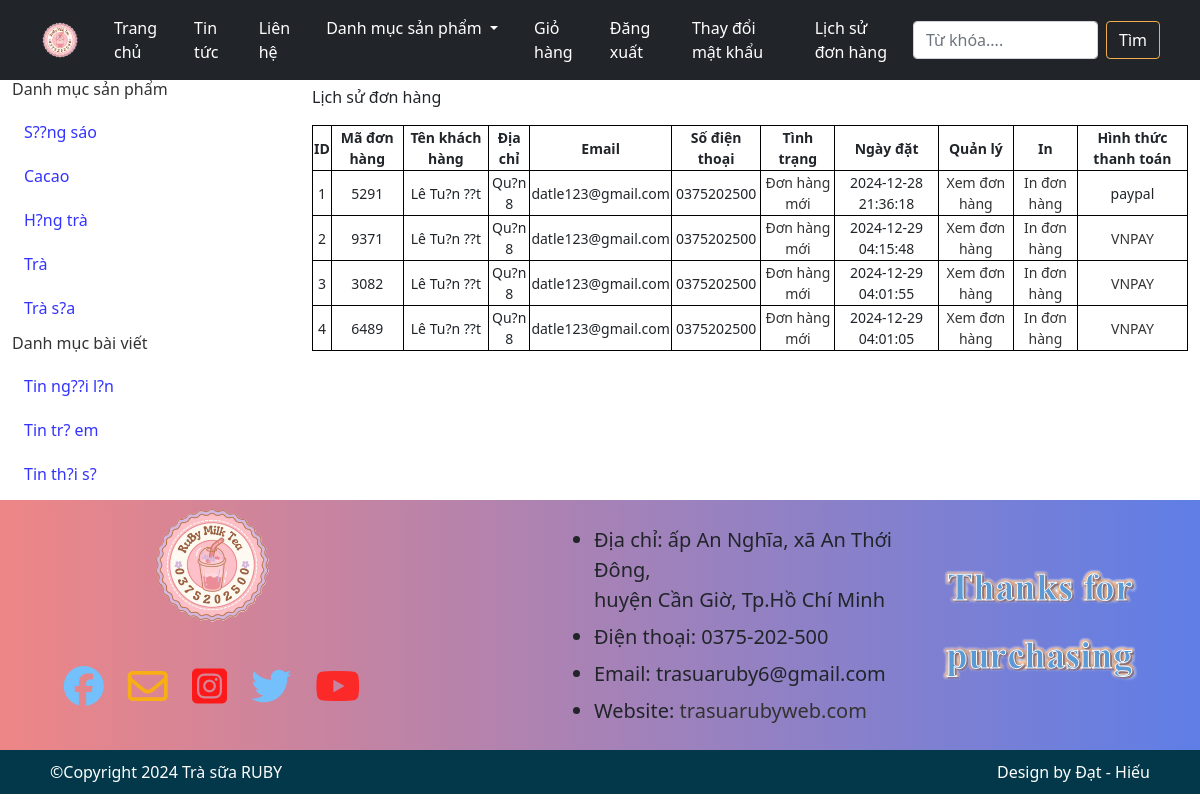
The app's page /index.php?quanly=lichsudonhang (signed in) with its own data.
### tables this page shows
CREATE TABLE IF NOT EXISTS `tbl_danhmuc` (
  `id_danhmuc` int(11) NOT NULL AUTO_INCREMENT,
  `tendanhmuc` varchar(255) NOT NULL,
  PRIMARY KEY (`id_danhmuc`)
);

CREATE TABLE IF NOT EXISTS `tbl_danhmucbaiviet` (
  `id_baiviet` int(11) NOT NULL AUTO_INCREMENT,
  `tendanhmuc_baiviet` varchar(255) NOT NULL,
  `thutu` int(11) NOT NULL,
  PRIMARY KEY (`id_baiviet`)
);

CREATE TABLE IF NOT EXISTS `tbl_cart` (
  `id_cart` int(11) NOT NULL AUTO_INCREMENT,
  `id_khachhang` int(11) NOT NULL,
  `code_cart` varchar(10) NOT NULL,
  `cart_status` int(11) NOT NULL,
  `cart_date` varchar(50) NOT NULL,
  `cart_payment` varchar(255) NOT NULL,
  `cart_shipping` int(11) NOT NULL,
  PRIMARY KEY (`id_cart`)
);

CREATE TABLE IF NOT EXISTS `tbl_dangky` (
  `id_dangky` int(11) NOT NULL AUTO_INCREMENT,
  `tenkhachhang` varchar(255) NOT NULL,
  `email` varchar(100) NOT NULL,
  `diachi` varchar(200) NOT NULL,
  `matkhau` varchar(100) NOT NULL,
  `dienthoai` varchar(20) NOT NULL,
  PRIMARY KEY (`id_dangky`)
);

### pages/main/lichsudonhang.php (the view, shortened to what this page needs)
<p>Lịch sử đơn hàng</p>
<?php
$id_khachhang = $_SESSION['id_khachhang'];
$sql_lietke_dh = "SELECT * FROM tbl_cart,tbl_dangky WHERE tbl_cart.id_khachhang =tbl_dangky.id_dangky AND
    tbl_cart.id_khachhang = '$id_khachhang' ORDER BY tbl_cart.id_cart DESC";
$query_lietke_dh = mysqli_query($mysqli, $sql_lietke_dh);
?>
<table style="width:100%; text-align:center; font-size: 14px;" border="1" style="border-collapse: collapse;">
  <tr>
    <th>ID</th>
    <th>Mã đơn hàng</th>
    <th>Tên khách hàng</th>
    <th>Địa chỉ</th>
    <th>Email</th>
    <th>Số điện thoại</th>
    <th>Tình trạng</th>
    <th>Ngày đặt</th>
    <th>Quản lý</th>
    <th>In</th>
    <th>Hình thức thanh toán</th>
  </tr>
  <?php
  $i = 0;
  while ($row = mysqli_fetch_array($query_lietke_dh)) {
    $i++;
  ?>
    <tr>
      <td><?php echo $i  ?></td>
      <td><?php echo $row['code_cart'] ?></td>
      <td><?php echo $row['tenkhachhang'] ?></td>
      <td><?php echo $row['diachi'] ?></td>
      <td><?php echo $row['email'] ?></td>
      <td><?php echo $row['dienthoai'] ?></td>
      <td>
        <?php if ($row['cart_status'] == 1) {
          echo '<a href="modules/quanlydonhang/xuly.php?code=' . $row['code_cart'] . '">Đơn hàng mới</a>';
        } else {
          echo 'Đã xem';
        }
        ?>
      </td>
      <td> <?php echo $row['cart_date'] ?> </td>
      <td> <a href="index.php?quanly=xemdonhang&code=<?php echo $row['code_cart'] ?>">Xem đơn hàng</a> </td>
      <td> <a href="main/indonhang.php?code=<?php echo $row['code_cart'] ?>">In đơn hàng</a> </td>
      <td>
        <?php
        if ($row['cart_payment'] == 'VNPAY' || $row['cart_payment'] == 'momo') {
        ?>
          <a href="index.php?quanly=lichsudonhang&congthanhtoan=<?php echo $row['cart_payment'] ?>&code_cart=<?php echo $row['code_cart'] ?>"><?php echo $row['cart_payment'] ?></a>
        <?php
        } else {
        ?>
          <?php echo $row['cart_payment'] ?>
        <?php
        }
        ?>
      </td>
    </tr>
  <?php
  }
  ?>
</table>

### pages/sidebar/sidebar.php
<?php
$sql_danhmuc = "SELECT * FROM tbl_danhmuc ORDER BY id_danhmuc DESC";
$query_danhmuc = mysqli_query($mysqli, $sql_danhmuc);
?>
<h4>Danh mục sản phẩm </h4>
<ul class="list_sidebar">
<?php
while ($row = mysqli_fetch_array($query_danhmuc)) {
?>
<li><a href="index.php?quanly=danhmucsanpham&id=<?php echo $row['id_danhmuc'] ?>">
<?php echo $row['tendanhmuc']?></a></li><?php }?></ul>
<h4>Danh mục bài viết </h4>
<ul class="list_sidebar">
<?php
$sql_danhmuc_bv = "SELECT * FROM tbl_danhmucbaiviet ORDER BY id_baiviet DESC";
$query_danhmuc_bv = mysqli_query($mysqli, $sql_danhmuc_bv);
while ($row = mysqli_fetch_array($query_danhmuc_bv)) {
?>
    <li><a href="index.php?quanly=danhmucbaiviet&id=<?php echo $row['id_baiviet'] ?>">
    <?php echo $row['tendanhmuc_baiviet'] ?></a></li>
<?php
}
?>
</ul>

### css/style.css (style rules this page uses)
body { margin: 0; padding: 0; }
table, th, td { border: 1px solid black; border-collapse: collapse; }
ul.list_sidebar { padding: 0; margin: 0; list-style: none; width: 60%; line-height: 27px; }
ul.list_sidebar li a { text-decoration: none; text-align: left; color: #3333ff; display: block; }
ul.list_sidebar li { margin: 7px; padding: 5px; }
a, a:active { color: #333; text-decoration: none; }

### pages/main/lichsudonhang.php (style rules this page uses)
h4 { font-size: 16px; color: #333; margin-bottom: 15px; }

### records on screen
tbl_danhmuc: tendanhmuc "S??ng sáo"
tbl_danhmuc: tendanhmuc "Cacao"
tbl_danhmuc: tendanhmuc "H?ng trà"
tbl_danhmuc: tendanhmuc "Trà"
tbl_danhmuc: tendanhmuc "Trà s?a"
tbl_danhmucbaiviet: tendanhmuc_baiviet "Tin ng??i l?n"
tbl_danhmucbaiviet: tendanhmuc_baiviet "Tin tr? em"
tbl_danhmucbaiviet: tendanhmuc_baiviet "Tin th?i s?"
tbl_cart: code_cart "5291", tbl_dangky.tenkhachhang "Lê Tu?n ??t", tbl_dangky.diachi "Qu?n 8", tbl_dangky.email "datle123@gmail.com", tbl_dangky.dienthoai "0375202500", cart_date "2024-12-28 21:36:18", cart_payment "paypal"
tbl_cart: code_cart "9371", tbl_dangky.tenkhachhang "Lê Tu?n ??t", tbl_dangky.diachi "Qu?n 8", tbl_dangky.email "datle123@gmail.com", tbl_dangky.dienthoai "0375202500", cart_date "2024-12-29 04:15:48", cart_payment "VNPAY"
tbl_cart: code_cart "3082", tbl_dangky.tenkhachhang "Lê Tu?n ??t", tbl_dangky.diachi "Qu?n 8", tbl_dangky.email "datle123@gmail.com", tbl_dangky.dienthoai "0375202500", cart_date "2024-12-29 04:01:55", cart_payment "VNPAY"
tbl_cart: code_cart "6489", tbl_dangky.tenkhachhang "Lê Tu?n ??t", tbl_dangky.diachi "Qu?n 8", tbl_dangky.email "datle123@gmail.com", tbl_dangky.dienthoai "0375202500", cart_date "2024-12-29 04:01:05", cart_payment "VNPAY"
